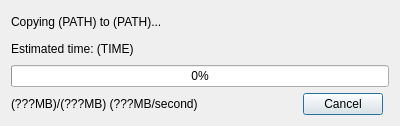
<?xml version="1.0" encoding="UTF-8"?>
<ui version="4.0">
 <class>ProgressDialog</class>
 <widget class="QDialog" name="ProgressDialog">
  <property name="geometry">
   <rect>
    <x>0</x>
    <y>0</y>
    <width>400</width>
    <height>126</height>
   </rect>
  </property>
  <property name="windowTitle">
   <string>Dialog</string>
  </property>
  <layout class="QGridLayout" name="gridLayout">
   <item row="1" column="0" colspan="3">
    <widget class="QLabel" name="estTimeText">
     <property name="text">
      <string>Estimated time: (TIME)</string>
     </property>
    </widget>
   </item>
   <item row="2" column="0" colspan="3">
    <widget class="QProgressBar" name="progressBar">
     <property name="value">
      <number>0</number>
     </property>
    </widget>
   </item>
   <item row="3" column="0">
    <widget class="QLabel" name="progressText">
     <property name="sizePolicy">
      <sizepolicy hsizetype="Preferred" vsizetype="Preferred">
       <horstretch>1</horstretch>
       <verstretch>0</verstretch>
      </sizepolicy>
     </property>
     <property name="text">
      <string>(???MB)/(???MB) (???MB/second)</string>
     </property>
    </widget>
   </item>
   <item row="0" column="0" colspan="3">
    <widget class="QLabel" name="srcDestText">
     <property name="text">
      <string>Copying (PATH) to (PATH)...</string>
     </property>
    </widget>
   </item>
   <item row="3" column="1">
    <widget class="QDialogButtonBox" name="buttonBox">
     <property name="standardButtons">
      <set>QDialogButtonBox::Cancel</set>
     </property>
    </widget>
   </item>
  </layout>
 </widget>
 <resources/>
 <connections/>
</ui>
